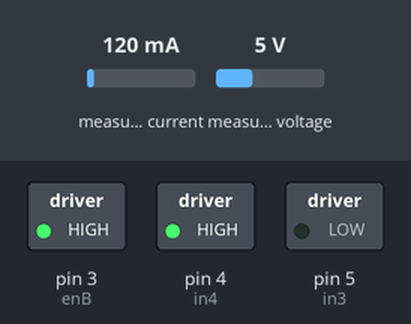
Simulated run of this sketch. Board: Arduino Uno, built with avr-gcc and run on an emulated ATmega328P. On the bench: switched loads named in the sketch (green lamp = pin HIGH). The inputs (shaded band) are chosen by the test bench; at power-on: measured current 120 mA, measured voltage 5 V. What the sketch prints to the serial monitor is not drawn.

Above: at 1.2 s.
1.3 s: measured current set to 40 mA
4.3 s: measured voltage set to 0.3 V
Timing chart, 0 to 7.3 s (numbered marks = the images above; inputs shaded):
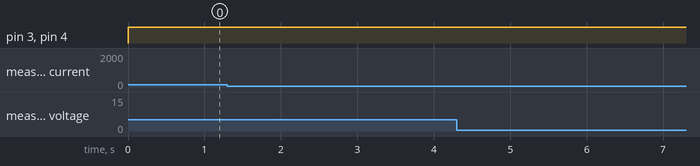

Measured:
- after the input at 1.3 s, every drawn part: stays the same
- after the input at 4.3 s, every drawn part: stays the same

The sketch:

spr_hsystem.ino
```cpp
#include <Wire.h>
#include <Adafruit_INA219.h>

Adafruit_INA219 ina219;

// Motor A connections
int enA = 9;
int in1 = 8;
int in2 = 7;

// Motor B connections
int enB = 3;
int in3 = 5;
int in4 = 4;

int x =0;


  float shuntvoltage = 0;
  float busvoltage = 0;
  float current_mA = 0;
  float loadvoltage = 0;
  float power_mW = 0;

void setup()
{
  // Set all the motor control pins to outputs
  //pinMode(enA, OUTPUT);

  //TCCR2B = TCCR2B & B11111000 | B00000001;

  pinMode(enB, OUTPUT);
  //pinMode(in1, OUTPUT);
  //pinMode(in2, OUTPUT);
  pinMode(in3, OUTPUT);
  pinMode(in4, OUTPUT);

  // Turn off motors - Initial state
  //digitalWrite(in1, LOW);
  //digitalWrite(in2, LOW);
  digitalWrite(in3, LOW);
  digitalWrite(in4, LOW);
  if (! ina219.begin()) {
    Serial.println("Failed to find INA219 chip");
    while (1) { delay(10); }
  }
  Serial.begin(9600);
  //Serial.println("start");
}

long t0 = millis();
int state = 0;
int lastState = 0;
int loopamount = 0;

void loop()
{
 // long stateTime = millis() - t0;
  /*
  if(state == 0)
  {
    if(loopamount > 3) {
      state = 1;
      loopamount=0;
    }
    digitalWrite(in3, LOW);
    digitalWrite(in4, HIGH);
    digitalWrite(enB, HIGH);
  }
  else if(state == 1)
  {
    if(loopamount > 7) {
      state = 0;
      loopamount=0;
    }
    digitalWrite(in3, LOW);
    digitalWrite(in4, HIGH);
    digitalWrite(enB, 0);
  }
  loopamount=loopamount+1;*/
  digitalWrite(in3, LOW);
    digitalWrite(in4, HIGH);
    digitalWrite(enB, HIGH);
  //Serial.print(state);
  //Serial.print(" ");
  getVoltage();
  delay(10);

}

void getVoltage()
{
  shuntvoltage = ina219.getShuntVoltage_mV();
  busvoltage = ina219.getBusVoltage_V();
  current_mA = ina219.getCurrent_mA();
  power_mW = ina219.getPower_mW();
  loadvoltage = busvoltage + (shuntvoltage / 1000);

  Serial.print(busvoltage);
  Serial.print(" ");
  Serial.print(shuntvoltage); Serial.print(" ");
  Serial.print(loadvoltage); Serial.print(" ");
  Serial.print(current_mA); Serial.print(" ");
  Serial.println(power_mW);

}

// This function lets you control spinning direction of motors
void directionControl() {
  // Set motors to maximum speed
  // For PWM maximum possible values are 0 to 255
  digitalWrite(enA, HIGH);
  digitalWrite(enB, HIGH);

  // Turn on motor A & B
  digitalWrite(in1, HIGH);
  digitalWrite(in2, LOW);
  digitalWrite(in3, HIGH);
  digitalWrite(in4, LOW);
  delay(2000);

  // Now change motor directions
  digitalWrite(in1, LOW);
  digitalWrite(in2, HIGH);
  digitalWrite(in3, LOW);
  digitalWrite(in4, HIGH);
  delay(2000);

  // Turn off motors
  digitalWrite(in1, LOW);
  digitalWrite(in2, LOW);
  digitalWrite(in3, LOW);
  digitalWrite(in4, LOW);
}

// This function lets you control speed of the motors
void speedControl() {
  // Turn on motors
  digitalWrite(in1, LOW);
  digitalWrite(in2, HIGH);
  digitalWrite(in3, LOW);
  digitalWrite(in4, HIGH);

  // Accelerate from zero to maximum speed
  for (int i = 0; i < 256; i++) {
    digitalWrite(enA, i);
    digitalWrite(enB, i);
    delay(20);
  }

  // Decelerate from maximum speed to zero
  for (int i = 255; i >= 0; --i) {
    digitalWrite(enA, i);
    digitalWrite(enB, i);
    delay(20);
  }

  // Now turn off motors
  digitalWrite(in1, LOW);
  digitalWrite(in2, LOW);
  digitalWrite(in3, LOW);
  digitalWrite(in4, LOW);
}
```
